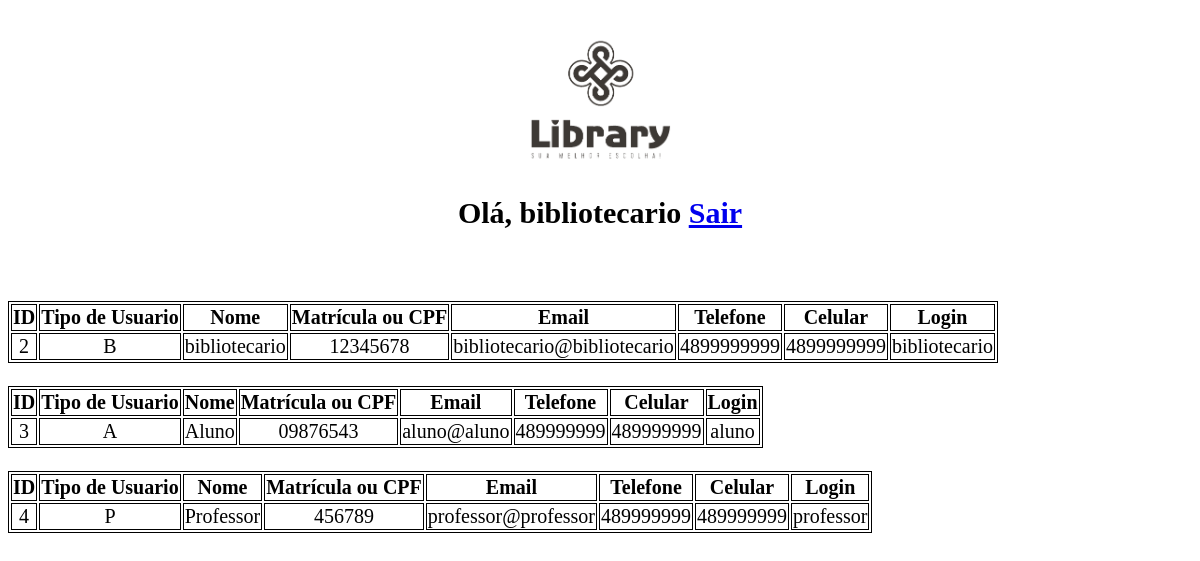
The page /todos_usuarios.php (signed in) on the database its author committed.
### tables this page shows
CREATE TABLE `cadastro_usuarios` (
  `id_usuario` int(11) NOT NULL,
  `tipo_usuario` varchar(1) NOT NULL,
  `matcpf` varchar(20) NOT NULL,
  `nome` varchar(200) NOT NULL,
  `email` varchar(50) NOT NULL,
  `telefone` varchar(12) NOT NULL,
  `celular` varchar(12) NOT NULL,
  `login` varchar(50) NOT NULL,
  `senha` varchar(32) NOT NULL
);

### verifica_sessao.php (called while the page is built, shortened)
<?php
require_once 'conexao_bd.php';
if (!isset($_SESSION['logado'])) {
  header('Location: login.php');
} else {
  $id = $_SESSION['id_usuario'];
  $sql = "SELECT * FROM cadastro_usuarios WHERE id_usuario = '$id' ";
  $resultado = mysqli_query($conexao, $sql);
  $dados = mysqli_fetch_array($resultado);
}

### todos_usuarios.php (the view, shortened to what this page needs)
<?php
require_once 'verifica_sessao.php';
?>
<!DOCTYPE HTML>
<html>
<head>
    <link rel="stylesheet" href="./estilos/estilo_02.css">
</head>
<body>
    <?php
    $dados_usuarios = "";
    $erro = "";
    include 'conexao_bd.php';
    $sql = "SELECT * FROM cadastro_usuarios";
    $resultado = mysqli_query($conexao, $sql);
    if (mysqli_num_rows($resultado) > 0) {
        $dados_usuarios = $resultado;
    } else {
        $erro = "Não há nenhum usuario cadastrado";
    }
    ?>
    <div class="bloco">
        <img src="./imagens/library.png" style="width:12%" ;br>
        <h2>Olá, <?php echo $dados['nome']; ?> <a href='logout.php'>Sair</a></h2>
        <?php echo $erro; ?><br>
        <?php
        if (!empty($dados_usuarios)) {
            while ($row = mysqli_fetch_assoc($dados_usuarios)) {
                echo "<br><table><tr><th>ID</th><th>Tipo de Usuario</th><th>Nome</th><th>Matrícula ou CPF</th><th>Email</th><th>Telefone</th><th>Celular</th><th>Login</th></tr>";
                echo  "<tr><td>" . $row["id_usuario"] . "</td><td>" . $row["tipo_usuario"] . "</td><td>" . $row["nome"] . "</td><td>" . $row["matcpf"] . "</td><td> " . $row["email"] . "</td><td> " . $row["telefone"] . "</td><td> " . $row["celular"] . "</td><td> " . $row["login"] . "</td></tr>" . "</table>";
            }
        }
        ?>
        <body>
</html>

### estilos/estilo_02.css (style rules this page uses)
.bloco { padding: 28px 0; text-align: center; font-size: 20px; }
::placeholder { text-align: center; color: black; }
table, th, td { border: 1px solid black; }

### rows shown on the page
cadastro_usuarios: nome "bibliotecario", id_usuario "2", tipo_usuario "B", matcpf "12345678", email "bibliotecario@bibliotecario", telefone "4899999999", celular "4899999999", login "bibliotecario"
cadastro_usuarios: id_usuario "3", tipo_usuario "A", nome "Aluno", matcpf "09876543", email "aluno@aluno", telefone "489999999", celular "489999999", login "aluno"
cadastro_usuarios: id_usuario "4", tipo_usuario "P", nome "Professor", matcpf "456789", email "professor@professor", telefone "489999999", celular "489999999", login "professor"
